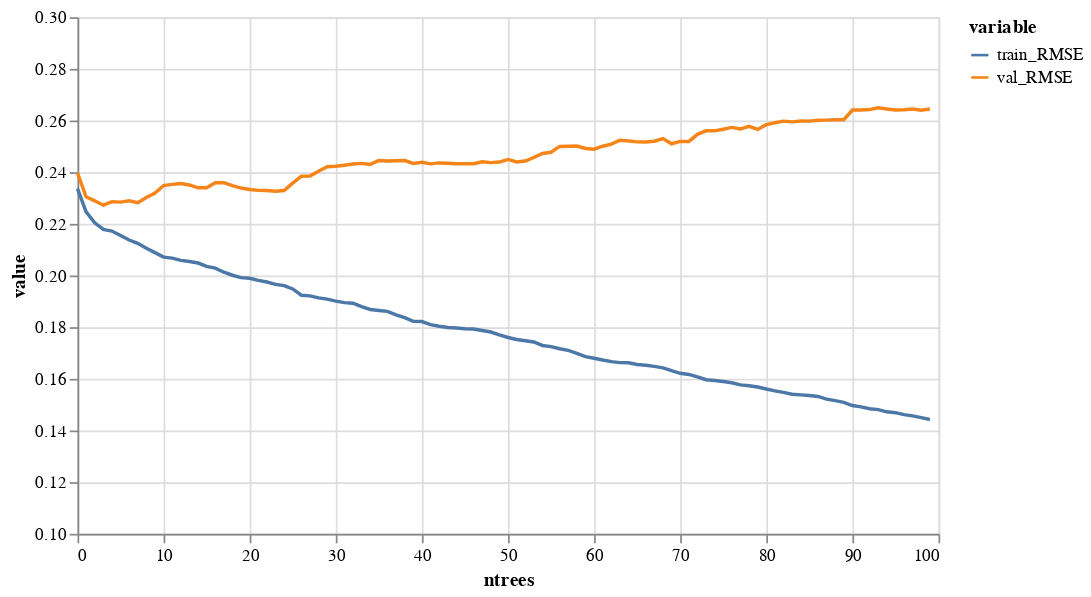

Here is the notebook cell this chart was saved with:
### Code cell
source = pd.DataFrame({"train_RMSE":train_RMSEs,"val_RMSE":val_RMSEs, "ntrees":np.arange(len(val_RMSEs))}).melt(id_vars=['ntrees'])

alt.Chart(source).mark_line().encode(
    y = alt.Y("value:Q", scale=alt.Scale(domain=[0.1, 0.3])),
    x = 'ntrees',
    color='variable'
).properties(width=500)

### Figure 1 — Vega-Lite specification as saved in the notebook (floating-point values rounded to 4 significant figures; data arrays with more than 128 entries replaced by an {"elided": "..."} marker saying what was removed)
{"config": {"view": {"continuousWidth": 400, "continuousHeight": 300}}, "data": {"name": "data-3b3445f3d5ca2e058961f13d11258689"}, "mark": "line", "encoding": {"color": {"type": "nominal", "field": "variable"}, "x": {"type": "quantitative", "field": "ntrees"}, "y": {"type": "quantitative", "field": "value", "scale": {"domain": [0.1, 0.3]}}}, "width": 500, "$schema": "https://vega.github.io/schema/vega-lite/v4.8.1.json", "datasets": {"data-3b3445f3d5ca2e058961f13d11258689": {"elided": "200 records"}}}
